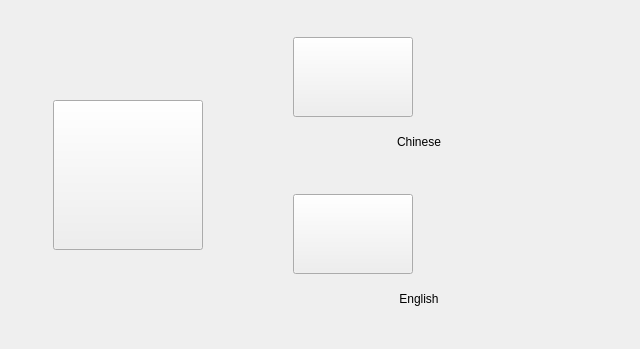
<?xml version="1.0" encoding="UTF-8"?>
<ui version="4.0">
 <class>LanguagePageClass</class>
 <widget class="QWidget" name="LanguagePageClass">
  <property name="geometry">
   <rect>
    <x>0</x>
    <y>0</y>
    <width>640</width>
    <height>349</height>
   </rect>
  </property>
  <property name="windowTitle">
   <string>Form</string>
  </property>
  <layout class="QGridLayout" name="gridLayout">
   <item row="0" column="0">
    <layout class="QHBoxLayout" name="horizontalLayout" stretch="1,4,2,6,2">
     <item>
      <spacer name="horizontalSpacer">
       <property name="orientation">
        <enum>Qt::Horizontal</enum>
       </property>
       <property name="sizeHint" stdset="0">
        <size>
         <width>40</width>
         <height>20</height>
        </size>
       </property>
      </spacer>
     </item>
     <item>
      <layout class="QVBoxLayout" name="verticalLayout" stretch="1,3,1">
       <item>
        <spacer name="verticalSpacer">
         <property name="orientation">
          <enum>Qt::Vertical</enum>
         </property>
         <property name="sizeHint" stdset="0">
          <size>
           <width>20</width>
           <height>40</height>
          </size>
         </property>
        </spacer>
       </item>
       <item>
        <widget class="QPushButton" name="globalBtn">
         <property name="sizePolicy">
          <sizepolicy hsizetype="Expanding" vsizetype="Expanding">
           <horstretch>0</horstretch>
           <verstretch>0</verstretch>
          </sizepolicy>
         </property>
         <property name="maximumSize">
          <size>
           <width>150</width>
           <height>150</height>
          </size>
         </property>
         <property name="styleSheet">
          <string notr="true">border-image: url(:/weiduodianzi/ui/global.png);</string>
         </property>
         <property name="text">
          <string/>
         </property>
        </widget>
       </item>
       <item>
        <spacer name="verticalSpacer_2">
         <property name="orientation">
          <enum>Qt::Vertical</enum>
         </property>
         <property name="sizeHint" stdset="0">
          <size>
           <width>20</width>
           <height>40</height>
          </size>
         </property>
        </spacer>
       </item>
      </layout>
     </item>
     <item>
      <spacer name="horizontalSpacer_2">
       <property name="orientation">
        <enum>Qt::Horizontal</enum>
       </property>
       <property name="sizeHint" stdset="0">
        <size>
         <width>40</width>
         <height>20</height>
        </size>
       </property>
      </spacer>
     </item>
     <item>
      <layout class="QVBoxLayout" name="verticalLayout_2" stretch="1,6,1,1,6,1,1">
       <property name="spacing">
        <number>12</number>
       </property>
       <property name="leftMargin">
        <number>0</number>
       </property>
       <property name="topMargin">
        <number>0</number>
       </property>
       <item>
        <spacer name="verticalSpacer_3">
         <property name="orientation">
          <enum>Qt::Vertical</enum>
         </property>
         <property name="sizeHint" stdset="0">
          <size>
           <width>20</width>
           <height>40</height>
          </size>
         </property>
        </spacer>
       </item>
       <item>
        <widget class="QPushButton" name="ChineseBtn">
         <property name="sizePolicy">
          <sizepolicy hsizetype="Expanding" vsizetype="Expanding">
           <horstretch>0</horstretch>
           <verstretch>0</verstretch>
          </sizepolicy>
         </property>
         <property name="maximumSize">
          <size>
           <width>120</width>
           <height>80</height>
          </size>
         </property>
         <property name="styleSheet">
          <string notr="true">border-image: url(:/weiduodianzi/ui/chinese.png);</string>
         </property>
         <property name="text">
          <string/>
         </property>
        </widget>
       </item>
       <item>
        <widget class="QLabel" name="chineseLabel">
         <property name="sizePolicy">
          <sizepolicy hsizetype="Expanding" vsizetype="Expanding">
           <horstretch>0</horstretch>
           <verstretch>0</verstretch>
          </sizepolicy>
         </property>
         <property name="text">
          <string>Chinese</string>
         </property>
         <property name="alignment">
          <set>Qt::AlignCenter</set>
         </property>
        </widget>
       </item>
       <item>
        <spacer name="verticalSpacer_5">
         <property name="orientation">
          <enum>Qt::Vertical</enum>
         </property>
         <property name="sizeHint" stdset="0">
          <size>
           <width>20</width>
           <height>40</height>
          </size>
         </property>
        </spacer>
       </item>
       <item>
        <widget class="QPushButton" name="EnglishBtn">
         <property name="sizePolicy">
          <sizepolicy hsizetype="Expanding" vsizetype="Expanding">
           <horstretch>0</horstretch>
           <verstretch>0</verstretch>
          </sizepolicy>
         </property>
         <property name="maximumSize">
          <size>
           <width>120</width>
           <height>80</height>
          </size>
         </property>
         <property name="styleSheet">
          <string notr="true">border-image: url(:/weiduodianzi/ui/english.png);</string>
         </property>
         <property name="text">
          <string/>
         </property>
        </widget>
       </item>
       <item>
        <widget class="QLabel" name="englishLabel">
         <property name="sizePolicy">
          <sizepolicy hsizetype="Expanding" vsizetype="Expanding">
           <horstretch>0</horstretch>
           <verstretch>0</verstretch>
          </sizepolicy>
         </property>
         <property name="text">
          <string>English</string>
         </property>
         <property name="alignment">
          <set>Qt::AlignCenter</set>
         </property>
        </widget>
       </item>
       <item>
        <spacer name="verticalSpacer_4">
         <property name="orientation">
          <enum>Qt::Vertical</enum>
         </property>
         <property name="sizeHint" stdset="0">
          <size>
           <width>20</width>
           <height>40</height>
          </size>
         </property>
        </spacer>
       </item>
      </layout>
     </item>
     <item>
      <spacer name="horizontalSpacer_3">
       <property name="orientation">
        <enum>Qt::Horizontal</enum>
       </property>
       <property name="sizeHint" stdset="0">
        <size>
         <width>40</width>
         <height>20</height>
        </size>
       </property>
      </spacer>
     </item>
    </layout>
   </item>
  </layout>
 </widget>
 <resources>
  <include location="weiduodianzi.qrc"/>
 </resources>
 <connections/>
</ui>
